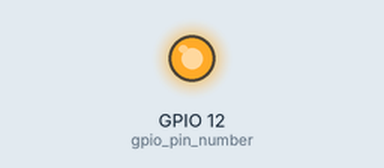
Recording of a program running on a simulated Raspberry Pi (BCM pin numbers). Parts: output pins drawn as LEDs (lit = HIGH). At 0.0 s the program stops and its outputs stay as they are.

Above: at 0.1 s.
Timing chart, 0 to 1.5 s (numbered marks = the images above):
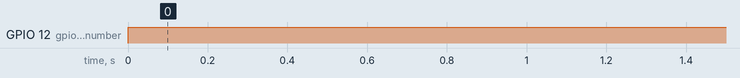

Measured:
- by itself, GPIO 12 (gpio_pin_number): LOW → HIGH at 0.00 s

The program:

rele.py
```python
#!/usr/bin/env python
# -*- coding: utf-8 -*-
import sys
import RPi.GPIO as GPIO
from subprocess import Popen, PIPE, call

GPIO.setmode(GPIO.BCM)
GPIO.setwarnings(False)
gpio_pin_number = 12
GPIO.setup(gpio_pin_number, GPIO.OUT)
GPIO.output(gpio_pin_number, GPIO.HIGH)
#txt = '''cat /sys/class/gpio/gpio12/value'''
#ret = Popen("%s" %txt, shell=True,  stdout = PIPE)
#ret.wait()
#res = ret.communicate()
#print(res[0])
#res=res[0].replace("\n","")
#print(res)
#res = int(res)
#if res == 1:
#    print("ura")
#else:
#    print("no")
```
